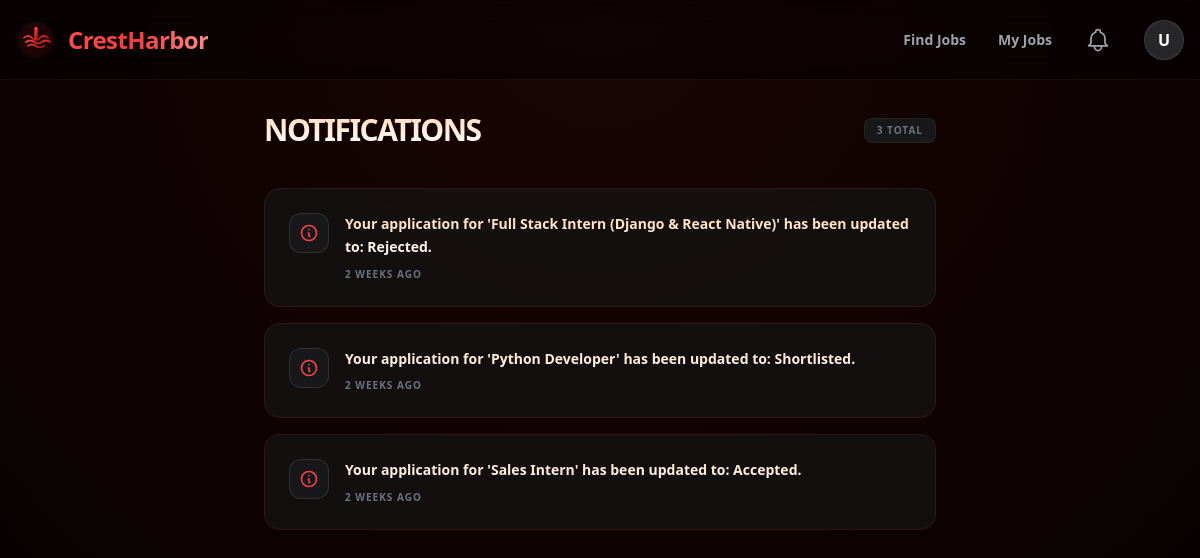
Page /notifications/ (signed in) on the committed database.
### jobs/models.py (models this page shows, shortened)
class User(AbstractUser):
    is_seeker = models.BooleanField(default=False)
    is_employer = models.BooleanField(default=False)

class Notification(models.Model):
    recipient = models.ForeignKey(User, on_delete=models.CASCADE, related_name='notifications')
    message = models.TextField()
    is_read = models.BooleanField(default=False)
    created_at = models.DateTimeField(auto_now_add=True)

### jobs/views.py (the view)
# urls.py: path('notifications/', views.notifications_view, name='notifications'),
@login_required
def notifications_view(request):
    notifications = request.user.notifications.all().order_by('-created_at')
    request.user.notifications.filter(is_read=False).update(is_read=True)
    return render(request, 'jobs/notifications.html', {'notifications': notifications})

### jobs/templates/jobs/notifications.html (shortened to what this page needs)
{% extends 'jobs/base.html' %}
{% block content %}
<div class="max-w-2xl mx-auto">
    <div class="flex justify-between items-center mb-10">
        <h1 class="text-3xl font-bold tracking-tighter uppercase">
            <span class="peach-white-text">Notifications</span>
        </h1>
        <span class="text-[10px] font-black text-gray-500 uppercase tracking-widest px-3 py-1 bg-zinc-900 rounded-lg border border-white/5">
            {{ notifications.count }} Total
        </span>
    </div>
    <div class="space-y-4">
        {% for note in notifications %}
        <div class="bg-matte-card p-6 rounded-2xl flex items-start gap-4 hover:border-primary-red transition duration-500 group">
            <div class="w-10 h-10 rounded-xl bg-zinc-900 text-red-500 flex items-center justify-center shrink-0 border border-white/10 group-hover:border-red-500/50 transition">
                <svg class="w-5 h-5" fill="none" stroke="currentColor" viewBox="0 0 24 24"><path stroke-linecap="round" stroke-linejoin="round" stroke-width="2" d="M13 16h-1v-4h-1m1-4h.01M21 12a9 9 0 11-18 0 9 9 0 0118 0z"></path></svg>
            </div>
            <div class="flex-1">
                <p class="font-semibold leading-relaxed text-sm">
                    <span class="peach-white-text">{{ note.message }}</span>
                </p>
                <p class="text-[10px] font-black text-gray-500 uppercase mt-2 tracking-widest">{{ note.created_at|timesince }} ago</p>
            </div>
        </div>
        {% empty %}
        <div class="bg-matte-card p-20 rounded-[3rem] text-center border-dashed border-white/10">
            <div class="text-5xl mb-4 opacity-20">🔔</div>
            <p class="text-gray-500 font-bold uppercase tracking-widest text-xs">No notifications yet.</p>
        </div>
        {% endfor %}
    </div>
</div>
{% endblock %}

### jobs/templates/jobs/base.html (shortened to what this page needs)
<!DOCTYPE html>
<html lang="en">
<head>
    <script src="https://cdn.tailwindcss.com"></script>
    {% load static %}
</head>
<body>
<nav class="bg-black/40 backdrop-blur-md border-b border-white/5 sticky top-0 z-50 h-20 flex items-center">
    <div class="max-w-7xl mx-auto px-4 flex justify-between w-full items-center">
        <a href="/" class="flex items-center gap-3 group">
            <img src="{% static 'images/logo.png' %}" alt="Logo" class="w-10 h-10 object-contain group-hover:rotate-12 transition-transform duration-300">
            <span class="text-2xl font-bold tracking-tight bg-gradient-to-r from-[#ff4d4d] via-[#f03e3e] to-[#ff8a8a] bg-clip-text text-transparent">
            </span>
        </a>
        <div class="flex items-center gap-8 h-full">
            <div class="hidden md:flex space-x-8 text-gray-400 font-bold text-sm h-full items-center">
                <a href="{% url 'job-list' %}" class="hover:peach-white-text transition {% if '/find-jobs/' in request.path %}peach-white-text border-b-2 border-[#f03e3e] pb-1{% endif %}">Find Jobs</a>
                {% if user.is_authenticated %}
                    {% if user.is_seeker %}
                        <a href="{% url 'my-jobs' %}" class="hover:peach-white-text transition {% if '/my-jobs/' in request.path %}peach-white-text border-b-2 border-[#f03e3e] pb-1{% endif %}">My Jobs</a>
                    {% elif user.is_employer %}
                        <a href="{% url 'employer-dashboard' %}" class="hover:peach-white-text transition {% if '/employer/' in request.path %}peach-white-text border-b-2 border-[#f03e3e] pb-1{% endif %}">Dashboard</a>
                    {% endif %}
                {% endif %}
            </div>
            {% if user.is_authenticated %}
                <a href="{% url 'notifications' %}" class="relative text-gray-400 hover:peach-white-text transition">
                </a>
                <div class="group relative py-4">
                    <div class="w-10 h-10 bg-zinc-800 text-white rounded-full flex items-center justify-center font-bold border border-white/10 cursor-pointer hover:border-[#f03e3e] transition">
                        {{ user.username|first|upper }}
                    </div>
                </div>
            {% else %}
                <a href="{% url 'login' %}" class="text-white font-bold text-sm hover:text-[#f03e3e] transition">Sign in</a>
                <a href="{% url 'employer-signup' %}" class="bg-[#f03e3e] text-white px-6 py-2.5 rounded-full text-sm font-bold transition hover:bg-[#ff4d4d]">Post a Job</a>
            {% endif %}
        </div>
    </div>
</nav>
    <main class="max-w-7xl mx-auto py-8 px-4 sm:px-6 lg:px-8">
        {% block content %}{% endblock %}
    </main>
</body>
</html>

### jobs/templates/jobs/base.html (style rules this page uses)
body { font-family: 'Segoe UI', Tahoma, Geneva, Verdana, sans-serif; background: radial-gradient(circle at top, #1a0505 0%, #050000 100%); background-attachment: fixed; color: #ffffff; }
.peach-white-text { background: linear-gradient(180deg, #FFDAB9 0%, #FFFFFF 100%); -webkit-background-clip: text; -webkit-text-fill-color: transparent; display: inline-block; }
.bg-matte-card { background-color: rgba(22, 22, 22, 0.7); border: 1px solid rgba(240, 62, 62, 0.15); backdrop-filter: blur(12px); }

### rows in the picture
User: username|first "U"
Notification: message "Your application for 'Full Stack Intern (Django & React Native)' has been updated to: Rejected.", created_at "2 WEEKS"
Notification: message "Your application for 'Python Developer' has been updated to: Shortlisted.", created_at "2 WEEKS"
Notification: message "Your application for 'Sales Intern' has been updated to: Accepted.", created_at "2 WEEKS"

### other values in the picture
{{ notifications.count }} "3"
